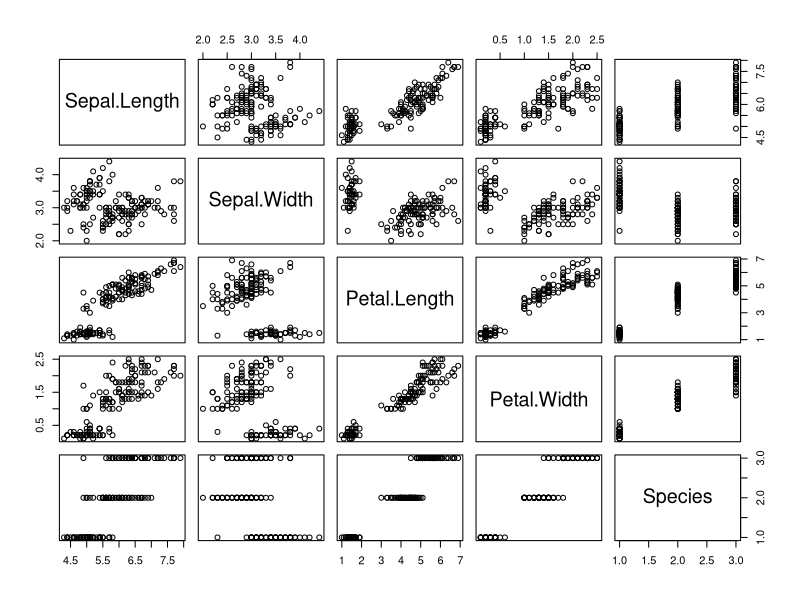
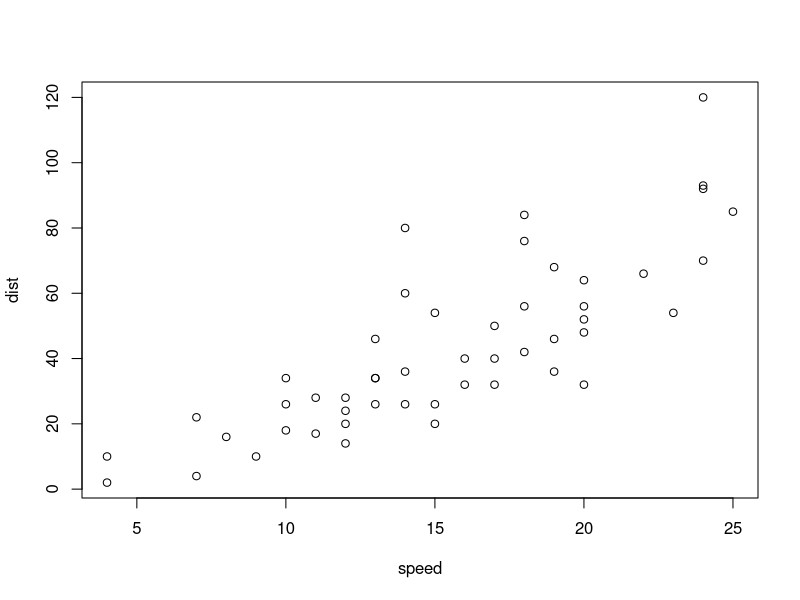
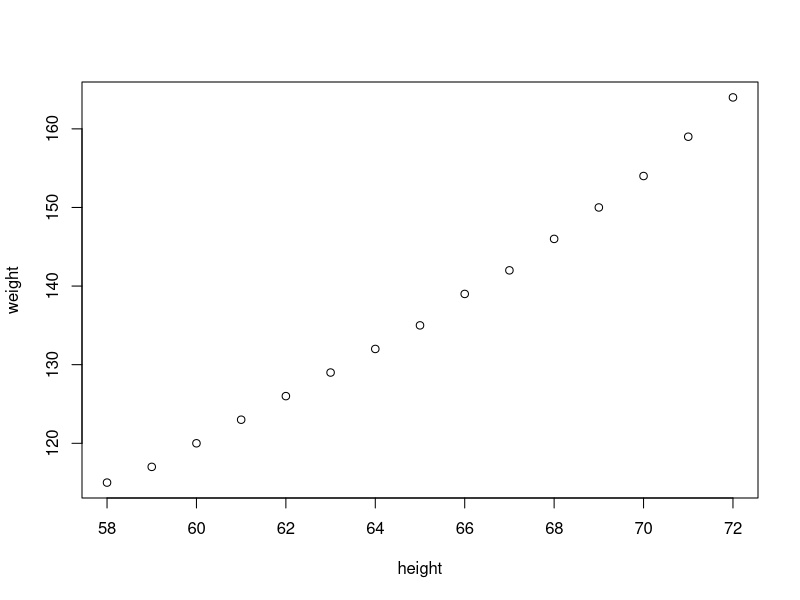

R code for these plots, in order:
## ---- chunk 1
plot(iris)
## ---- chunk 2
plot(cars)
## ---- chunk 3
plot(women)
